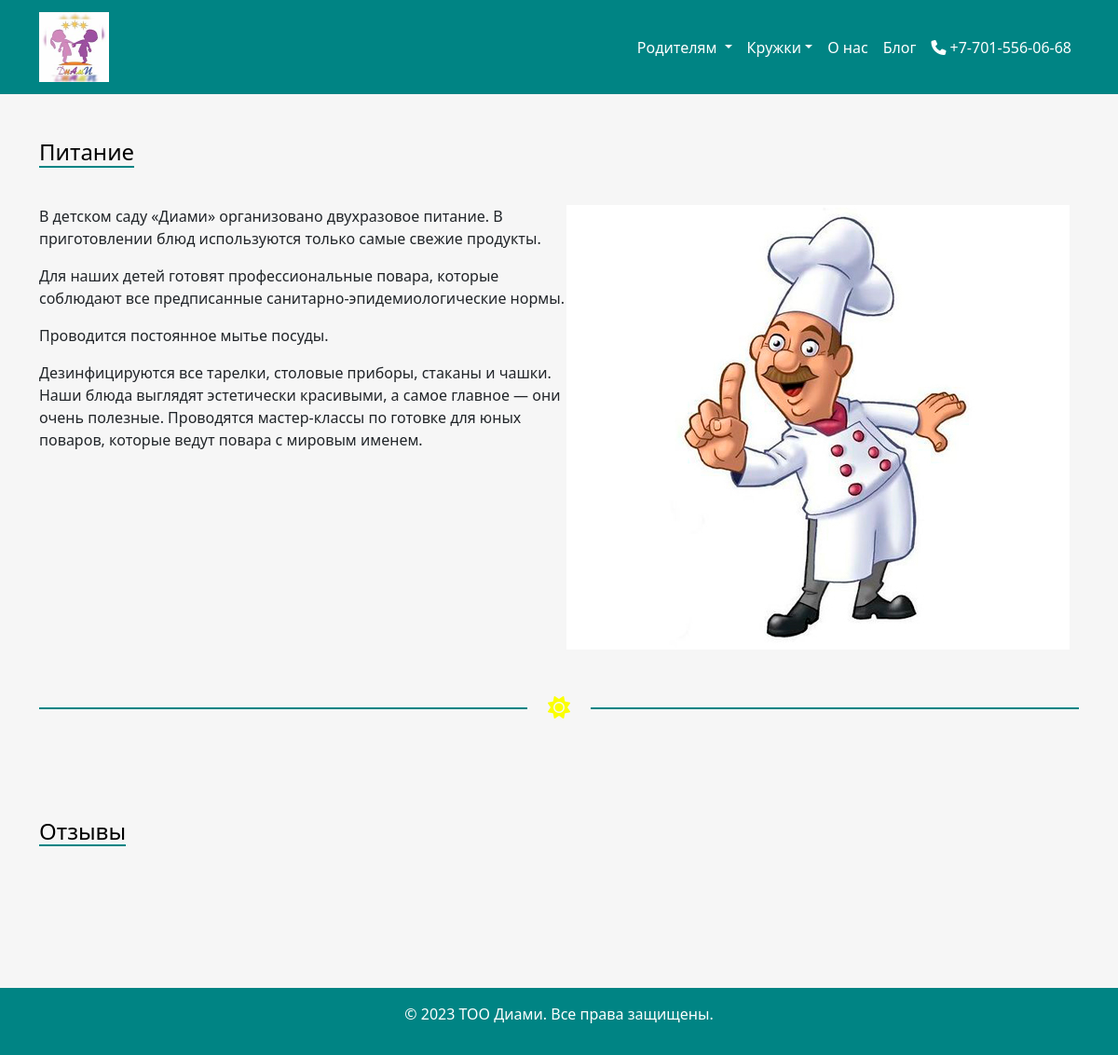
The app's page /forparents/Питание with its own data.
### main/models.py (models this page shows, shortened)
class ForParents(models.Model):
    title = models.CharField('Название', blank=False, null=False, max_length=50)
    full_text = RichTextUploadingField('Описание', validators=[MinLengthValidator(10, 'Введите больше 10 символов')],
                                 blank=False, null=False)
    class Meta:
        verbose_name = 'Для родителей'
        verbose_name_plural = 'Для родителей'

### main/views.py (the view)
# urls.py: path('forparents/<str:title>', views.for_parents, name='for_parents'),
def for_parents(request, title):
    forparents = ForParents.objects.get(title=title)
    return render(request, 'main/forparents.html', {'title': forparents.title, 'forparents': forparents})

### main/context_clubs.py (called while the page is built)
def krujki(request):
    return {'krujki': Clubs.objects.all()}

### main/context_forparents.py (called while the page is built)
def forparents(request):
    return {'roditeli': ForParents.objects.all()}

### main/templates/main/forparents.html (shortened to what this page needs)
{% extends 'base.html' %}
{% load static %}
{% block content %}
<div class="container pt-5">
    <div class="row">
        <div class="col-md-12 col-sm-12">
            <h4 class="underline">{{ title }}</h4>
        </div>
    </div>
    <div class="row pt-3">
        <div class="col-md-12 col-sm-12">
            <p>
                {{ forparents.full_text|safe }}
            </p>
        </div>
    </div>
    <h1 class="py-5 px-5"><span><i class="fas fa-sun" style="color: #fbff00;"></i></span></h1>
</div>
{% endblock %}

### static/main/css/style.css (style rules this page uses)
*, *::before, *::after { box-sizing: border-box; }
html, h1, h2, h3, h4, h5, h6 { color: black; }
h1 { position: relative; overflow: hidden; font-size: 24px; font-weight: normal; text-align: center; }
h1>span { display: inline-block; margin: 0 .4em; }
h1>span:before, h1>span:after { content: ''; position: absolute; width: 100%; border-top: 2px solid #008484; margin-top: .6em; }
h1>span:before { margin-left: -102%; }
h1>span:after { margin-left: 2%; }
body { background: #f6f6f6; }
.underline { border-bottom: 2px solid #008484 !important; display: inline-block; }
body, wrapper { min-height: 100vh; }

### records on screen
ForParents: title "Питание", full_text (picture), full_text "В детском саду «Диами» организовано двухразовое питание. В приготовлении блюд используются только самые свежие продукты. Для наших детей готовят профессиональные повара, которые соблюдают все предписанные санитарно-эпидемиологические нормы. Проводится постоянное мытье посуды. Дезинфицируются все тарелки, столовые приборы, стаканы и чашки. Наши блюда выглядят эстетически красивыми, а самое главное — они очень полезные. Проводятся мастер-классы по готовке для юных поваров, которые ведут повара с мировым именем."
